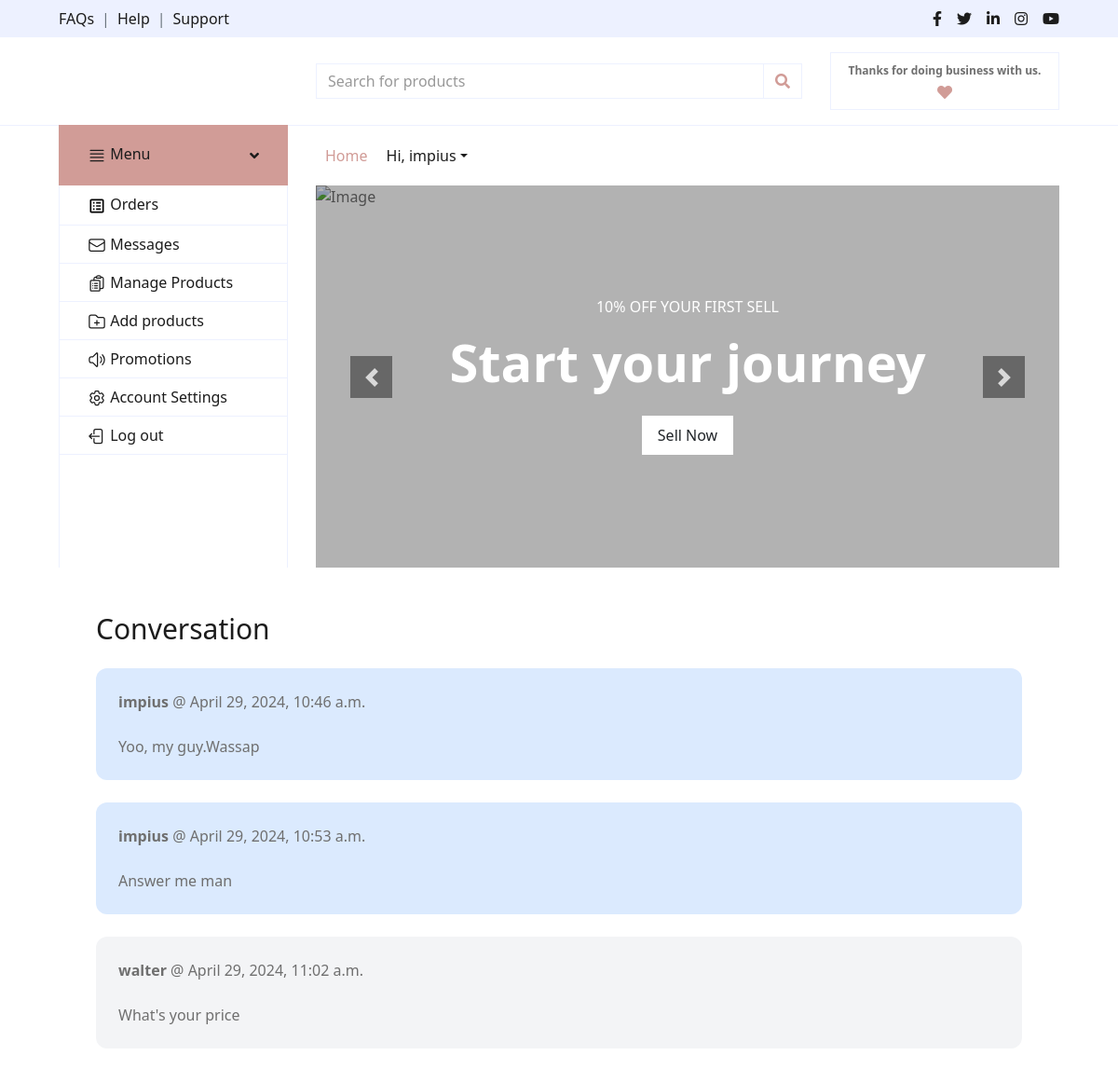
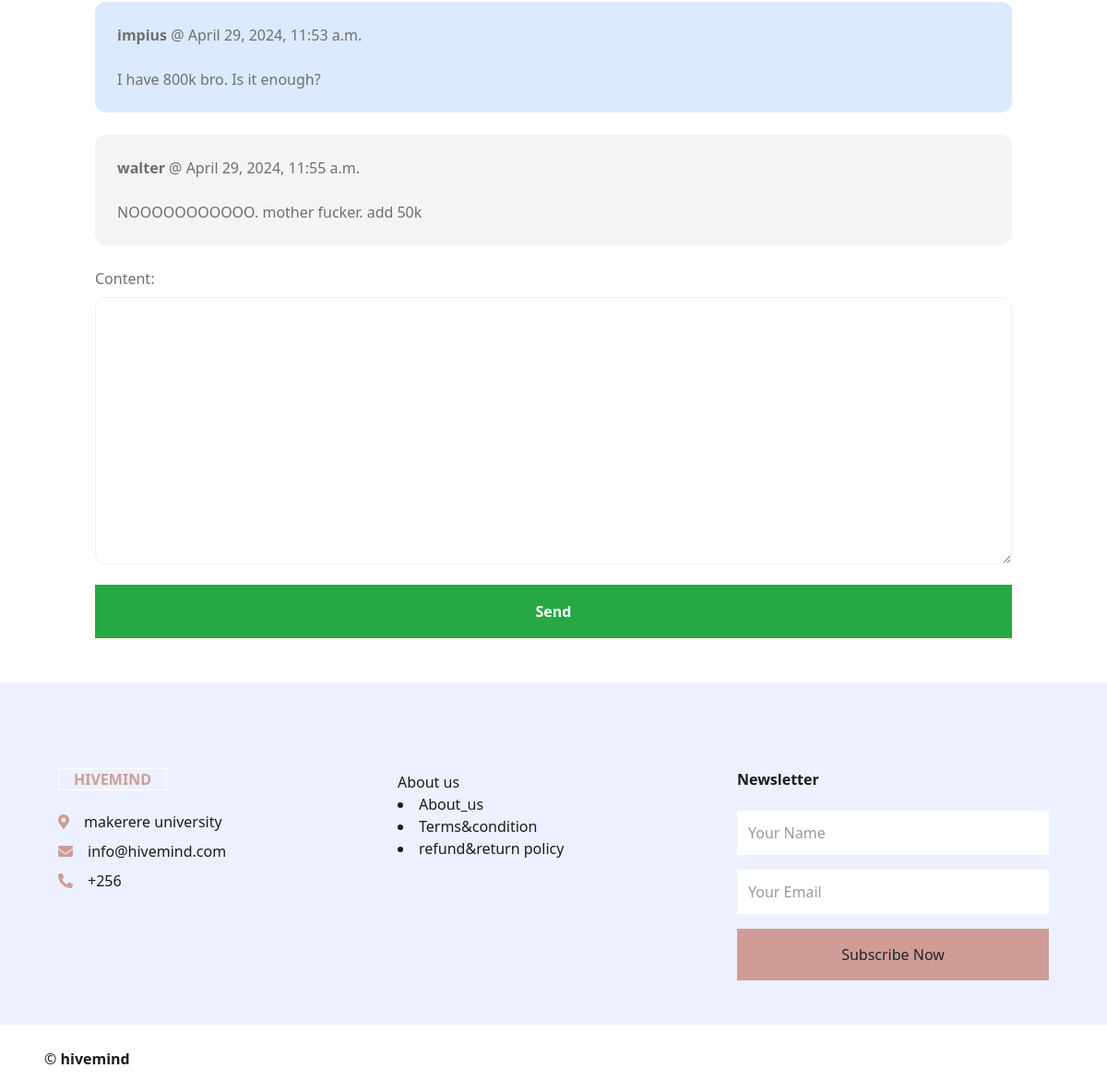
Page /business/1/ (signed in) on the committed database (2 pictures, top to bottom).
### user/models.py (models this page shows)
class User(AbstractUser):
    email = models.EmailField(unique=True)
    is_customer = models.BooleanField(default=False)
    is_business = models.BooleanField(default=False)

### chart/models.py (models this page shows)
class ConversationMessage(models.Model):
    conversation = models.ForeignKey(Conversation, related_name='messages', on_delete=models.CASCADE)
    content = models.TextField()
    created_at = models.DateTimeField(auto_now_add=True)
    created_by = models.ForeignKey(User, related_name='created_messages', on_delete=models.CASCADE)

### business/views.py (the view)
# urls.py: path('<int:pk>/',cdetail, name='cdetail'),
@login_required
def cdetail(request, pk):
    conversation = Conversation.objects.filter(members__in=[request.user.id]).get(pk=pk)
    if request.method == 'POST':
        form = ConversationMessageForm(request.POST)
        if form.is_valid():
            conversation_message = form.save(commit=False)
            conversation_message.conversation = conversation
            conversation_message.created_by = request.user
            conversation_message.save()
            conversation.save()
            return redirect('business:cdetail', pk=pk)
    else:
        form = ConversationMessageForm()
    return render(request, 'bus/cdetail.html', {
        'conversation': conversation,
        'form': form
    })

### business/forms.py
class ConversationMessageForm(forms.ModelForm):
    class Meta:
        model = ConversationMessage
        fields = ('content',)
        widgets = {
            'content': forms.Textarea(attrs={
                'class': 'w-full py-4 px-6 rounded-xl border'
            })
        }

### cart/cart.py (called while the page is built)
    def __len__(self):
        return sum(item['quantity'] for item in self.cart.values())

### cart/context_processors.py (called while the page is built)
def cart(request):
    return {'cart': Cart(request)}

def cart_count(request):
    cart = Cart(request)
    return {'cart_count': len(cart)}

### jumia/context_processors.py (called while the page is built)
def categories(request):
    cat = Categories.objects.all()
    return {'cat': cat}

### business/templates/bus/cdetail.html (shortened to what this page needs)
{% extends 'bus/board.html' %}
{% block content %}
<h1 class="mb-6 text-3xl">Conversation</h1>
<div class="space-y-6">
    {% for message in conversation.messages.all %}
        <div class="p-6 flex {% if message.created_by == request.user %}bg-blue-100{% else %}bg-gray-100{% endif %} rounded-xl">
            <div>
                <p class="mb-4"><strong>{{ message.created_by.username }}</strong> @ {{ message.created_at }}</p>
                <p>{{ message.content }}</p>
            </div>
        </div>
    {% endfor %}
</div>
<form method="post" action="." class="mt-6">
    {{ form.as_p }}
    <button class="btn btn-block btn-success my-3 py-3 font-semibold">Send</button>
</form>
{% endblock %}

### business/templates/bus/board.html (shortened to what this page needs)
<!DOCTYPE html>
<html lang="en">
<head>
    {% load static %}
    <link href='https://unpkg.com/boxicons@2.1.4/css/boxicons.min.css' rel='stylesheet'>
    <link href="https://cdnjs.cloudflare.com/ajax/libs/font-awesome/5.10.0/css/all.min.css" rel="stylesheet">
    <link rel="stylesheet" href="https://cdnjs.cloudflare.com/ajax/libs/OwlCarousel2/2.3.4/assets/owl.carousel.min.css">
    <link rel="stylesheet" href="https://cdnjs.cloudflare.com/ajax/libs/OwlCarousel2/2.3.4/assets/owl.theme.default.min.css">
    <link href="lib/owlcarousel/assets/owl.carousel.min.css" rel="stylesheet">
    <link href="{% static 'css/style.css' %}" rel="stylesheet">
    <link href="https://cdn.jsdelivr.net/npm/tailwindcss@2.2.19/dist/tailwind.min.css" rel="stylesheet">
</head>
<body>
    <div class="container-fluid">
        <div class="row bg-secondary py-2 px-xl-5">
            <div class="col-lg-6 d-none d-lg-block">
                <div class="d-inline-flex align-items-center">
                    <a class="text-dark" href="">FAQs</a>
                    <span class="text-muted px-2">|</span>
                    <a class="text-dark" href="">Help</a>
                    <span class="text-muted px-2">|</span>
                    <a class="text-dark" href="">Support</a>
                </div>
            </div>
            <div class="col-lg-6 text-center text-lg-right">
                <div class="d-inline-flex align-items-center">
                    <a class="text-dark px-2" href="">
                        <i class="fab fa-facebook-f"></i>
                    </a>
                    <a class="text-dark px-2" href="">
                        <i class="fab fa-twitter"></i>
                    </a>
                    <a class="text-dark px-2" href="">
                        <i class="fab fa-linkedin-in"></i>
                    </a>
                    <a class="text-dark px-2" href="">
                        <i class="fab fa-instagram"></i>
                    </a>
                    <a class="text-dark pl-2" href="">
                        <i class="fab fa-youtube"></i>
                    </a>
                </div>
            </div>
        </div>
        <div class="row align-items-center py-3 px-xl-5">
            <div class="col-lg-6 col-6 text-left">
                <form method='get' action=".">
                    <div class="input-group">
                        <input type="text" class="form-control" placeholder="Search for products" name="query">
                        <div class="input-group-append">
                            <span class="input-group-text bg-transparent text-primary">
                                <i class="fa fa-search"></i>
                            </span>
                        </div>
                    </div>
                </form>
            </div>
            <div class="col-lg-3 col-6 text-right">
                <a href="" class="btn border">
                    <span class="badge">Thanks for doing business with us.</span>
                    <i class="fas fa-heart text-primary"></i>
                </a>
            </div>
        </div>
    </div>
    <div class="container-fluid mb-5">
        <div class="row border-top px-xl-5">
            <div class="col-lg-3 d-none d-lg-block">
                <a class="btn shadow-none d-flex align-items-center justify-content-between bg-primary text-white w-100" data-toggle="collapse" href="#navbar-vertical" style="height: 65px; margin-top: -1px; padding: 0 30px;">
                    <h6 class="m-0"><svg class="w-5 inline-block" xmlns="http://www.w3.org/2000/svg" fill="none" viewBox="0 0 24 24" stroke-width="1.5" stroke="currentColor" class="w-6 h-6">
                        <path stroke-linecap="round" stroke-linejoin="round" d="M3.75 5.25h16.5m-16.5 4.5h16.5m-16.5 4.5h16.5m-16.5 4.5h16.5" />
                      </svg>
                       Menu</h6>
                    <i class="fa fa-angle-down text-dark"></i>
                </a>
                <nav class="collapse show navbar navbar-vertical navbar-light align-items-start p-0 border border-top-0 border-bottom-0" id="navbar-vertical">
                    <div class="navbar-nav w-100 overflow-hidden" style="height: 410px">
                        <div class="nav-item">
                            <a href="{% url 'business:ordered' %}" class="nav-link"> Orders</a>
                            <a href="{% url 'business:inbox' %}" class="nav-link">
                               Messages</a>
                            <a href="{% url 'business:manage' %}" class="nav-link">
                               Manage Products</a>
                            <a href="{% url 'user:sell_details' %}" class="nav-link">
                               Add products</a>
                            <a href="#" class="nav-link">
                               Promotions</a>
                            <a href="#" class="nav-link">
                               Account Settings</a>
                            <a href="{% url 'user:logout' %}" class="nav-link">
                               Log out</a>
                        </div>
                    </div>
                </nav>
            </div>
            <div class="col-lg-9">
                <nav class="navbar navbar-expand-lg bg-light navbar-light py-3 py-lg-0 px-0">
                    <div class="collapse navbar-collapse justify-content-between" id="navbarCollapse">
                        <div class="navbar-nav mr-auto py-0">
                            {% if request.user.is_customer %}
                            <a href="{% url 'jumia:items' %}" class="nav-item nav-link active">Home</a>
                            {%else%}
                            <a href="{% url 'business:sell' %}" class="nav-item nav-link active">Home</a>
                            {% endif %}
                            <div class="nav-item dropdown">
                                {% if request.user.is_authenticated %}
                                    <a href="#" class="nav-link dropdown-toggle" data-toggle="dropdown">Hi, {{user.username}}</a>
                                {% endif %}
                            </div>
                        </div>
                    </div>
                </nav>
                <div id="header-carousel" class="carousel slide" data-ride="carousel">
                    <div class="carousel-inner">
                        <div class="carousel-item active" style="height: 410px;">
                            <img class="img-fluid" src="{%static 'img/SHOPPER.jpg' %}" alt="Image">
                            <div class="carousel-caption d-flex flex-column align-items-center justify-content-center">
                                <div class="p-3" style="max-width: 700px;">
                                    <h4 class="text-light text-uppercase font-weight-medium mb-3">10% Off Your First Sell</h4>
                                    <h3 class="display-4 text-white font-weight-semi-bold mb-4">Start your journey</h3>
                                    <a href="" class="btn btn-light py-2 px-3">Sell Now</a>
                                </div>
                            </div>
                        </div>
                    </div>
                    <a class="carousel-control-prev" href="#header-carousel" data-slide="prev">
                        <div class="btn btn-dark" style="width: 45px; height: 45px;">
                            <span class="carousel-control-prev-icon mb-n2"></span>
                        </div>
                    </a>
                    <a class="carousel-control-next" href="#header-carousel" data-slide="next">
                        <div class="btn btn-dark" style="width: 45px; height: 45px;">
                            <span class="carousel-control-next-icon mb-n2"></span>
                        </div>
                    </a>
                </div>
            </div>
        </div>
    </div>
    <div class="container">
        {% block content %}
        {% endblock %}
    </div>
    <div class="container-fluid bg-secondary text-dark mt-5 pt-5" style="margin-top: 50px;">
        <div class="row px-xl-5 pt-5 ">
            <div class="col-lg-4 col-md-12 mb-5 pr-3 pr-xl-5">
                <a href="" class="text-decoration-none">
                    <h1 class="mb-4 display-5 font-weight-semi-bold"><span class="text-primary font-weight-bold border border-white px-3 mr-1">HIVEMIND</span></h1>
                </a>
                <p class="mb-2"><i class="fa fa-map-marker-alt text-primary mr-3"></i>makerere university</p>
                <p class="mb-2"><i class="fa fa-envelope text-primary mr-3"></i>info@hivemind.com</p>
                <p class="mb-0"><i class="fa fa-phone-alt text-primary mr-3"></i>+256</p>
            </div>
            <div class="col">About us
                <li><a href="{% url 'business:about' %}" target="_blank">About_us</a></li>
                <li><a href="" target="_blank">Terms&condition</a></li>
                <li><a href="" target="_blank">refund&return policy</a></li>
            </div>
                    <div class="col-md-4 mb-5">
                        <h5 class="font-weight-bold text-dark mb-4">Newsletter</h5>
                        <form action="">
                            <div class="form-group">
                                <input type="text" class="form-control border-0 py-4" placeholder="Your Name" required="required" />
                            </div>
                            <div class="form-group">
                                <input type="email" class="form-control border-0 py-4" placeholder="Your Email"
                                    required="required" />
                            </div>
                            <div>
                                <button class="btn btn-primary btn-block border-0 py-3" type="submit">Subscribe Now</button>
                            </div>
                        </form>
                    </div>
                </div>
            </div>
        <div class="row border-top border-light mx-xl-5 py-4">
            <div class="col-md-6 px-xl-0">
                <p class="mb-md-0 text-center text-md-left text-dark">
                    &copy; <a class="text-dark font-weight-semi-bold" href="#">hivemind</a>
                </p>
            </div>
            <div class="col-md-6 px-xl-0 text-center text-md-right">
            </div>
        </div>
</body>
</html>

### rows in the picture
User: username "impius"
ConversationMessage: created_by.username "impius", created_at "April 29, 2024, 10:46 a.m.", content "Yoo, my guy.Wassap"
ConversationMessage: created_by.username "impius", created_at "April 29, 2024, 10:53 a.m.", content "Answer me man"
ConversationMessage: created_by.username "walter", created_at "April 29, 2024, 11:02 a.m.", content "What's your price"
ConversationMessage: created_by.username "impius", created_at "April 29, 2024, 11:53 a.m.", content "I have 800k bro. Is it enough?"
ConversationMessage: created_by.username "walter", created_at "April 29, 2024, 11:55 a.m.", content "NOOOOOOOOOOO. mother fucker. add 50k"
